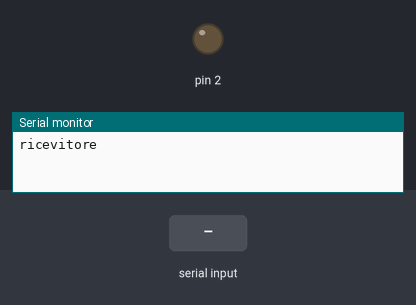
A sketch run on a simulated Arduino Uno, built with avr-gcc and run on an emulated ATmega328P. Parts: output pins drawn as LEDs (lit = HIGH), the last lines printed to the serial monitor. Inputs (shaded band) come from the test bench.

Above: at 1.2 s.
1.3 s: "a" received over the second serial link
At 1.7 s:
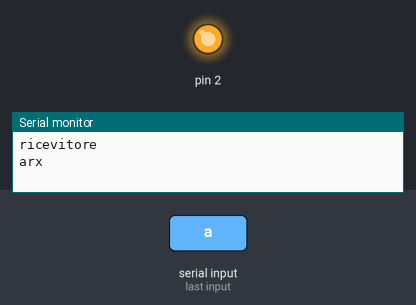
3.3 s: "1" received over the second serial link
Timing chart, 0 to 6.3 s (numbered marks = the images above; inputs shaded):
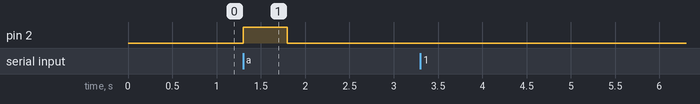

Measured:
- after the input at 1.3 s, pin 2: LOW → HIGH at once, → LOW 0.50 s later

The sketch:

rx.ino
```cpp
#include <SoftwareSerial.h>

SoftwareSerial port(10, 11); // RX, TX
int stato = 0;

void setup() {
  Serial.begin(9600);
  port.begin(9600);
  pinMode(2, OUTPUT);
  Serial.println("ricevitore");
}

void loop() {
  switch(stato) {
    case 0:
      recv();
      break;
    case 1:
        ack();
      break;
  }
}

void recv() {
  if (port.available()) {
    char c = port.read();
    Serial.print(c);
    if (c == 'a') {
      Serial.println("rx");
      digitalWrite(2, HIGH);
      delay(500);
      digitalWrite(2, LOW);
      port.flush();
      stato = 1;
    }
  }
}

void ack() {
  delay(1000);
  port.write('k');
  digitalWrite(2, LOW);
  Serial.println("ack");
  stato = 0;
}
```
